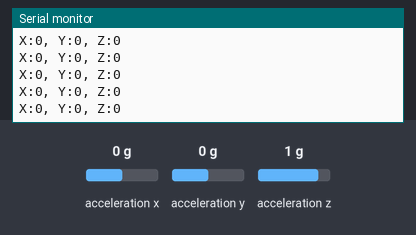
Simulated run of this sketch. Board: Arduino Uno, built with avr-gcc and run on an emulated ATmega328P. Parts: the last lines printed to the serial monitor. Inputs (shaded band) come from the test bench; at power-on: acceleration x 0 g, acceleration y 0 g, acceleration z 1 g.

Above: at 3.2 s.
3.3 s: acceleration x set to -1.4 g
At 5.6 s:
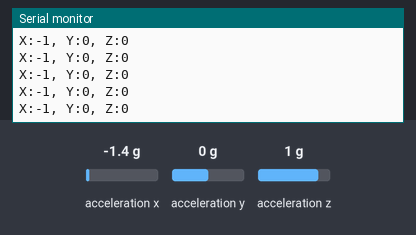
6.3 s: acceleration y set to -1.4 g
At 7.5 s:
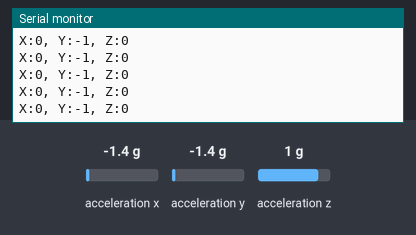
7.8 s: acceleration z set to -1.4 g
At 9.1 s:
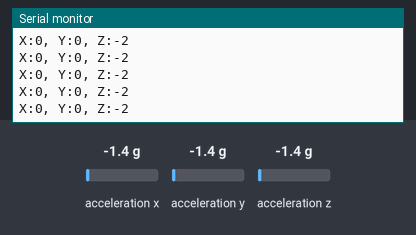

The sketch:

accelerometerV2.ino
```cpp
#include <Wire.h>
#include <Adafruit_MMA8451.h>
#include <Adafruit_Sensor.h>

//----------------------------------------------------

Adafruit_MMA8451 mma = Adafruit_MMA8451();

// Define the number of samples to keep track of.  The higher the number,
// the more the readings will be smoothed, but the slower the output will
// respond to the input.  Using a constant rather than a normal variable lets
// use this value to determine the size of the readings array.
const int numReadings = 10;

int readings[numReadings];      // the readings from the analog input
int readIndex = 0;              // the index of the current reading
int total = 0;                  // the running total
int average = 0;                // the average

const int moduledots=10;        //dots per module adjust as desired
int graphdots=0;                //dots in graphic

int xdots[moduledots];           //xdots array
int ydots[moduledots];           //ydots array
int zdots[moduledots];           //zdots array

int inputPin = A0;              //measure analog pin
int xpeak=0,ypeak=0,zpeak=0;                     //peak and trough index variable
int xtrough=0,ytrough=0,ztrough=0;

int xtotal = 0;
int xaverage = 0;
int delta_x = 0;
int xreadings[numReadings];

int ytotal = 0;
int yaverage = 0;
int yreadings[numReadings];

int ztotal = 0;
int zaverage = 0;
int zreadings[numReadings];

void setup() {
  // initialize serial communication with computer:
  Serial.begin(9600);
  delay(2000);

  Serial.println("Adafruit MMA8451 test!");
  do {
    Serial.println("Couldnt start");        //send if no sensor is connected then attempt to reconnect
    }
    while (!mma.begin());
  Serial.println("MMA8451 found!");

  mma.setRange(MMA8451_RANGE_2_G);

  Serial.print("Range = "); Serial.print(2 << mma.getRange());
  Serial.println("G");

}

void loop() {
  smoothread();                 //smooth readings in module
  xpeak=searchpeak(xdots,10);     //searchs for x peak data in module
  xtrough=searchtrough(xdots,10); //searchs for x trough data in module

  ypeak=searchpeak(ydots,10);     //searchs for y peak data in module
  ytrough=searchtrough(ydots,10); //searchs for y trough data in module

  zpeak=searchpeak(zdots,10);     //searchs for z peak data in module
  ztrough=searchtrough(zdots,10); //searchs for z trough data in module

  //storeit();                    //stores relevant information
  //graphit();                    //graph module data
  //sendinfo();                   //sends info via serial
  delay(2000);                  //adjust delay to desired time
}

void readraw() {
    // initialize all the readings to 0:
    for (int thisReading = 0; thisReading < numReadings; thisReading++)
  {
    readings[thisReading] = 0;
  }
  total=0;
  xaverage=0;
  yaverage=0;       //resets all xyz values so they don't be cumulative
  zaverage=0;

  xtotal=0;
  ytotal=0;
  ztotal=0;
    // subtract the last reading:
  total = total - readings[readIndex];
  // read from the sensor:
  mma.read();
  sensors_event_t event;
  mma.getEvent(&event);

    int xRead = event.acceleration.x;
    int yRead = event.acceleration.y;
    int zRead = event.acceleration.z;

        // subtract the last reading:
        xtotal = xtotal - xreadings[readIndex];
        ytotal = ytotal - yreadings[readIndex];
        ztotal = ztotal - zreadings[readIndex];
        // read from the sensor:
        xreadings[readIndex] = event.acceleration.x;
        yreadings[readIndex] = event.acceleration.y;
        zreadings[readIndex] = event.acceleration.z;
        // add the reading to the total:
        xtotal = xtotal + xreadings[readIndex];
        ytotal = ytotal + yreadings[readIndex];
        ztotal = ztotal + zreadings[readIndex];
        // advance to the next position in the array:
        readIndex = readIndex + 1;

        // if we're at the end of the array...
        if (readIndex >= numReadings) {
        // ...wrap around to the beginning:
        readIndex = 0;
        }

        // calculate the average:
        xaverage = xtotal / numReadings;
        yaverage = ytotal / numReadings;
        zaverage = ztotal / numReadings;
  // send it to the computer as ASCII digits
  Serial.print("X:");
  Serial.print(xaverage);
  Serial.print(", ");
  Serial.print("Y:");
  Serial.print(yaverage);
  Serial.print(", ");
  Serial.print("Z:");
  Serial.print(zaverage);
  Serial.println("");
  delay(10);                      // delay in between reads for stability
}

void smoothread() {
  for(graphdots=0;graphdots<moduledots;graphdots++) //for 10 moduledots smooths readings then it stores data in dots array
  {
    readraw();
    xdots[graphdots]=xaverage;
    ydots[graphdots]=yaverage;
    zdots[graphdots]=zaverage;
  }
}

int searchpeak(int* array, int size) {     //subroutine to find data peak
 int maxIndex = 0;
 int max = array[maxIndex];
 for (int i=1; i<size; i++)
 {
   if (max<array[i])
   {
     max = array[i];
     maxIndex = i;
   }
 }
 return maxIndex;
}

int searchtrough(int* array, int size) { //subroutine to find data trough

 int minIndex = 0;
 int min = array[minIndex];
 for (int i=1; i<size; i++)
 {
   if (min>array[i])
   {
     min = array[i];
     minIndex = i;
   }
 }
 return minIndex;
}

/*void storeit()                      //subroutine to store relevant information
{

}*/

void graphit() {                   // graph all module if needed and finally peak and trough data

  for(graphdots=0;graphdots<moduledots;graphdots++)
  {
    Serial.println(xdots[graphdots]);
  }
  for(graphdots=0;graphdots<moduledots;graphdots++)
  {
    Serial.println(ydots[graphdots]);
  }
  for(graphdots=0;graphdots<moduledots;graphdots++)
  {
    Serial.println(zdots[graphdots]);
  }
    Serial.println(xdots[xpeak]);
    Serial.println(xdots[xtrough]);

    Serial.println(ydots[ypeak]);
    Serial.println(ydots[ytrough]);

    Serial.println(zdots[zpeak]);
    Serial.println(zdots[ztrough]);
}

/*void sendinfo() {                //send info wherever you want

  //
}*/
```

Measured:
- after the input at 3.3 s, the serial monitor: prints a new line after 0.87 s (image 1)
- after the input at 6.3 s, the serial monitor: prints a new line at once (image 2)
- after the input at 7.8 s, the serial monitor: prints a new line after 0.61 s (image 3)
